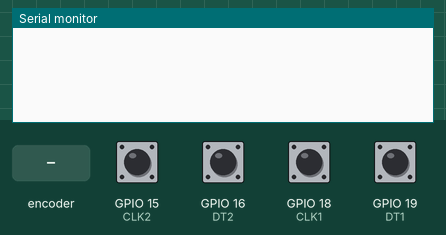
Bench run of a sketch on a simulated ESP32-S3. Shown: the last lines printed to the serial monitor. The test bench sets the inputs (shaded band); at power-on: GPIO 15 (CLK2), GPIO 16 (DT2), GPIO 18 (CLK1), GPIO 19 (DT1) HIGH.

Above: at 1.3 s.
1.4 s: rotary encoder on GPIO 18 (CLK1) / GPIO 19 (DT1) turned 1 step (first pin leading)
At 2.7 s:
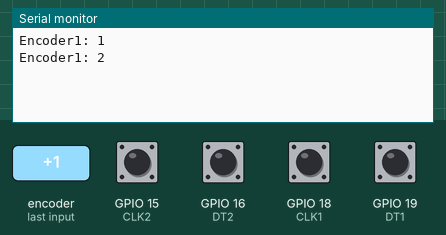
3.1 s: rotary encoder on GPIO 15 (CLK2) / GPIO 16 (DT2) turned 1 step (first pin leading)
At 4.1 s:
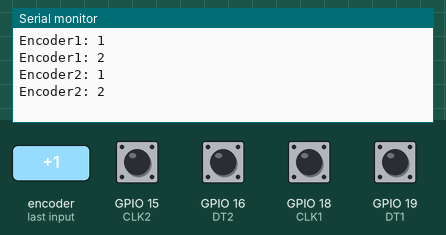
4.8 s: rotary encoder on GPIO 18 (CLK1) / GPIO 19 (DT1) turned 1 step (first pin leading)
At 5.4 s:
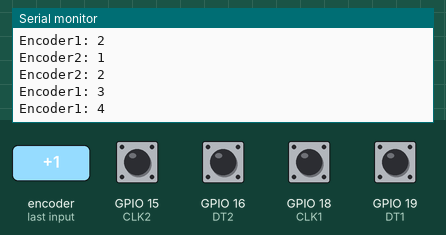
6.5 s: rotary encoder on GPIO 15 (CLK2) / GPIO 16 (DT2) turned 1 step (first pin leading)
At 7.9 s:
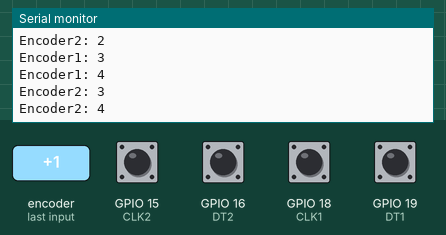
Timing chart, 0 to 9.2 s (numbered marks = the images above; inputs shaded):
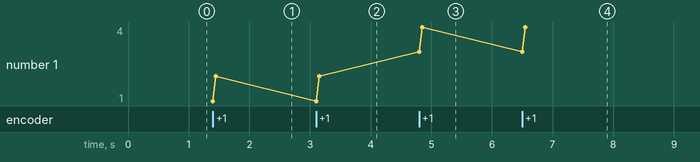

Measured:
- after the input at 1.4 s, the serial monitor: prints a new line at once (image 1)
- after the input at 3.1 s, the serial monitor: prints a new line at once (image 2)
- after the input at 4.8 s, the serial monitor: prints a new line at once (image 3)
- after the input at 6.5 s, the serial monitor: prints a new line at once (image 4)
- plotted number 1: 2 → 4 after the input at 4.8 s

The sketch:

encoder.ino
```cpp
// Encoder 1
#define CLK1 18
#define DT1  19

// Encoder 2
#define CLK2 15
#define DT2  16

volatile int count1 = 0;
volatile int count2 = 0;

int lastState1;
int lastState2;

void TaskEncoder1(void *pvParameters) {
  pinMode(CLK1, INPUT_PULLUP);
  pinMode(DT1, INPUT_PULLUP);

  lastState1 = digitalRead(CLK1);

  while (1) {
    int currentState = digitalRead(CLK1);
    if (currentState != lastState1) {
      if (digitalRead(DT1) != currentState) count1++;
      else count1--;

      Serial.print("Encoder1: ");
      Serial.println(count1);
    }
    lastState1 = currentState;
    vTaskDelay(1 / portTICK_PERIOD_MS);
  }
}

void TaskEncoder2(void *pvParameters) {
  pinMode(CLK2, INPUT_PULLUP);
  pinMode(DT2, INPUT_PULLUP);

  lastState2 = digitalRead(CLK2);

  while (1) {
    int currentState = digitalRead(CLK2);
    if (currentState != lastState2) {
      if (digitalRead(DT2) != currentState) count2++;
      else count2--;

      Serial.print("Encoder2: ");
      Serial.println(count2);
    }
    lastState2 = currentState;
    vTaskDelay(1 / portTICK_PERIOD_MS);
  }
}

void setup() {
  Serial.begin(115200);
  delay(100); // beri waktu Serial mulai

  // Jalankan tiap encoder di core berbeda
  xTaskCreatePinnedToCore(TaskEncoder1, "ENC1", 2048, NULL, 1, NULL, 0); // core 0
  xTaskCreatePinnedToCore(TaskEncoder2, "ENC2", 2048, NULL, 1, NULL, 1); // core 1
}

void loop() {
  // Kosong karena semua dijalankan di task
}
```
